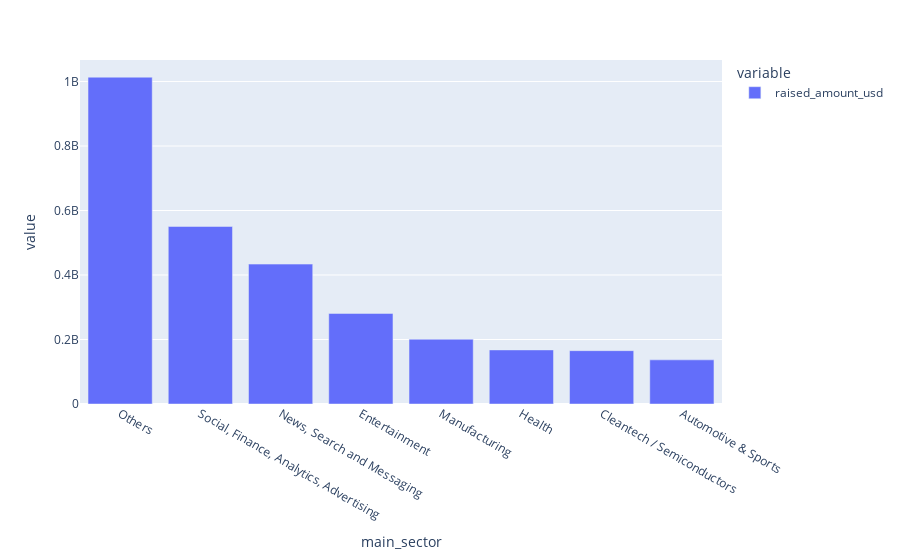

This figure's notebook cell:
### Markdown cell above
##### Using Plotly charts to get better and interactive data visualization

### Code cell
px.bar(D3.groupby(by='main_sector')['raised_amount_usd'].sum().sort_values(ascending=False))

### Figure 1 — Plotly figure (JSON) as saved in the notebook; plotly's stock layout.template omitted (floating-point values rounded to 4 significant figures)
{"data": [{"alignmentgroup": "True", "hovertemplate": "variable=raised_amount_usd<br>main_sector=%{x}<br>value=%{y}<extra></extra>", "legendgroup": "raised_amount_usd", "marker": {"color": "#636efa"}, "name": "raised_amount_usd", "offsetgroup": "raised_amount_usd", "orientation": "v", "showlegend": true, "textposition": "auto", "type": "bar", "x": ["Others", "Social, Finance, Analytics, Advertising", "News, Search and Messaging", "Entertainment", "Manufacturing", "Health", "Cleantech / Semiconductors", "Automotive & Sports"], "xaxis": "x", "y": [1013409507, 550549550, 433834545, 280830000, 200900000, 167740000, 165380000, 136900000], "yaxis": "y"}], "layout": {"barmode": "relative", "legend": {"title": {"text": "variable"}, "tracegroupgap": 0}, "margin": {"t": 60}, "xaxis": {"anchor": "y", "domain": [0, 1], "title": {"text": "main_sector"}}, "yaxis": {"anchor": "x", "domain": [0, 1], "title": {"text": "value"}}}}
